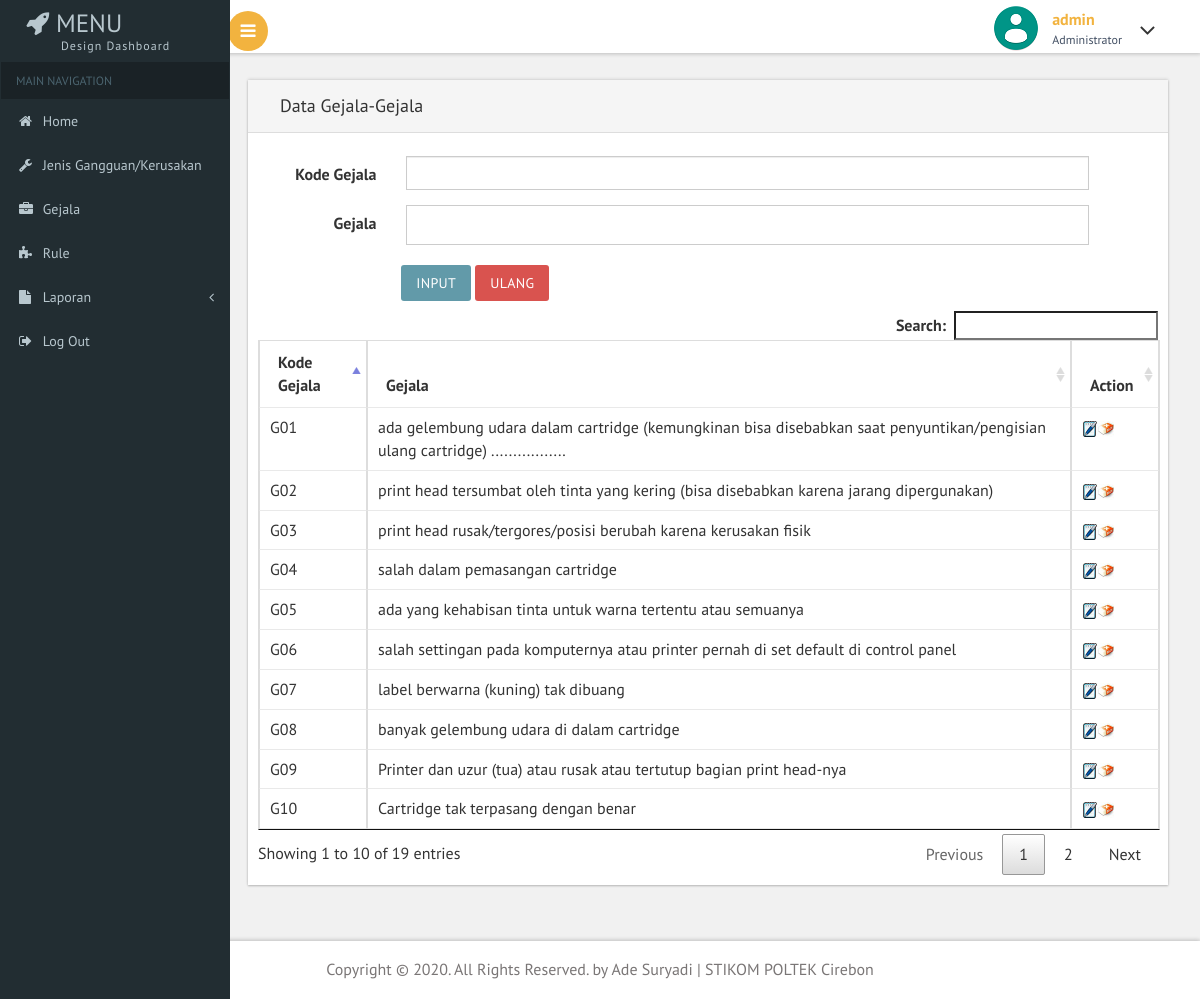
/admin/haladmin.php?top=gejala.php (signed in), run on the app's committed database.
### tables this page shows
CREATE TABLE `gejala` (
  `kd_gejala` char(4) NOT NULL,
  `gejala` varchar(300) NOT NULL
);

### admin/session.php (called while the page is built, shortened)
<?php
$sesi = $_SESSION['user_forum'];

### admin/gejala.php (the view, shortened to what this page needs)
<div class="form-title">
  <h4>Data Gejala-Gejala</h4>
</div>
<br>
<form class="form-horizontal" onSubmit="return validasi(this);" method="post" action="simpangejala.php">
  <div class="form-group">
    <label for="kd_gejala" class="col-sm-2 control-label">Kode Gejala</label>
    <div class="col-sm-9">
      <input class="form-control" name="kd_gejala" type="text" id="kd_gejala" size="4" maxlength="4">
    </div>
  </div>
  <div class="form-group">
    <label for="gejala" class="col-sm-2 control-label">Gejala</label>
    <div class="col-sm-9">
      <textarea class="form-control1" name="gejala" rows="2" cols="40" id="gejala"></textarea>
    </div>
  </div>
  <div class="col-sm-offset-2"> <button type="submit" class="btn btn-default">Input</button> <button type="reset" class="btn btn-danger">Ulang</button></div>
</form>
<div class="table-responsive" style="padding: 10px 10px;">
  <table id="myTable" class="table table-bordered" width="100%">
    <thead>
      <tr>
        <th>Kode Gejala</th>
        <th>Gejala</th>
        <th>Action</th>
      </tr>
    </thead>
    <tbody>
      <?php
      include "../koneksi.php";
      $sql = "SELECT * FROM gejala ORDER BY kd_gejala";
      $qry = mysqli_query($koneksi, $sql) or die("SQL Error" . mysqli_error($sql));
      while ($data = mysqli_fetch_array($qry)) {
      ?>
        <tr>
          <td><?php echo $data['kd_gejala']; ?></td>
          <td><?php echo $data['gejala']; ?></td>
          <td><a title="Edit Penyakit" href="haladmin.php?top=edgejala.php&kdubah=<? echo $data['kd_gejala'];?>"><img src="image/edit.jpeg" width="16" height="16" border="0"></a><a title="Hapus Gejala" style="cursor:pointer;" onclick="return konfirmasi('<?php echo $data['kd_gejala']; ?>');"><img src="image/hapus.jpeg" width="16" height="16"></a></td>
        </tr>
      <?php
      } ?>
    </tbody>
  </table>
</div>

### admin/haladmin.php (shortened to what this page needs)
<?php
include "session.php";
?>
<!DOCTYPE HTML>
<html>
<head>
<link href="../assets/theme/css/bootstrap.css" rel='stylesheet' type='text/css' />
<link href="../assets/theme/css/style.css" rel='stylesheet' type='text/css' />
<link rel="stylesheet" type="text/css" href="../assets/DataTables/datatables.min.css"/>
<link href="../assets/theme/css/font-awesome.css" rel="stylesheet">
<link href='../assets/theme/css/SidebarNav.min.css' media='all' rel='stylesheet' type='text/css'/>
<link type="text/css" rel="stylesheet" href="../jquery-ui.css">
<link href="../assets/theme/css/custom.css" rel="stylesheet">
                    <link href="../assets/theme/css/owl.carousel.css" rel="stylesheet">
</head>
<body class="cbp-spmenu-push">
    <div class="main-content">
    <div class="cbp-spmenu cbp-spmenu-vertical cbp-spmenu-left" id="cbp-spmenu-s1">
        <aside class="sidebar-left">
      <nav class="navbar navbar-inverse">
          <div class="navbar-header">
            <h1><a class="navbar-brand" href="haladmin.php?top=home.php"><span class="fa fa-rocket"></span> Menu<span class="dashboard_text">Design dashboard</span></a></h1>
          </div>
          <div class="collapse navbar-collapse" id="bs-example-navbar-collapse-1">
            <ul class="sidebar-menu">
              <li class="header">MAIN NAVIGATION</li>
              <li class="treeview">
                <a href="haladmin.php?top=home.php">
                <i class="fa fa-home"></i> <span>Home</span>
                </a>
              </li>
              <li class="treeview">
                <a href="haladmin.php?top=kerusakan.php">
                <i class="fa fa-wrench"></i>
                <span>Jenis Gangguan/Kerusakan</span>
                </a>
              </li>
              <li class="treeview">
                <a href="haladmin.php?top=gejala.php">
                <i class="fa fa-briefcase"></i>
                <span>Gejala</span>
                </a>
              </li>
              <li class="treeview">
                <a href="haladmin.php?top=relasi.php">
                <i class="fa fa-puzzle-piece"></i>
                <span>Rule</span>
                </a>
              </li>
              <li class="treeview">
                <a href="#">
                <i class="fa fa-file"></i>
                <span>Laporan</span>
                <i class="fa fa-angle-left pull-right"></i>
                </a>
              </li>
              <li class="treeview">
                <a href="logout.php" onClick="return confirm('Anda yakin ingin Keluar ?')">
                <i class="fa fa-sign-out"></i>
                <span>Log Out</span>
                </a>
              </li>
            </ul>
          </div>
      </nav>
    </aside>
    </div>
        <div class="sticky-header header-section ">
            <div class="header-left">
                <button id="showLeftPush"><i class="fa fa-bars"></i></button>
                <div class="clearfix"> </div>
            </div>
            <div class="header-right">
                <div class="profile_details">
                    <ul>
                        <li class="dropdown profile_details_drop">
                            <a href="#" class="dropdown-toggle" data-toggle="dropdown" aria-expanded="false">
                                <div class="profile_img">
                                    <span class="prfil-img"><img src="../assets/theme/images/users.png" alt=""> </span>
                                    <div class="user-name">
                                        <p><?php echo $sesi; ?></p>
                                        <span>Administrator</span>
                                    </div>
                                    <i class="fa fa-angle-down lnr"></i>
                                    <div class="clearfix"></div>
                                </div>
                            </a>
                        </li>
                    </ul>
                </div>
                <div class="clearfix"> </div>
            </div>
            <div class="clearfix"> </div>
        </div>
        <div id="page-wrapper">
            <div class="main-page">
                <div class=" form-grids row form-grids-right">
                        <div class="widget-shadow " data-example-id="basic-forms">
                            <?php
$top=$_GET['top'];
if(empty($top)){
$on_top="home.php";
}
else{
$on_top=$top;
include "$on_top";
}
?>
                    </div>
                </div>
            </div>
        </div>
    <div class="footer">
       <p> Copyright © 2020. All Rights Reserved. by Ade Suryadi | STIKOM POLTEK Cirebon</p>
    </div>
    </div>
</body>
</html>

### assets/theme/css/custom.css (style rules this page uses)
#page-wrapper { padding:5em 2em 2.5em; background-color: #F1F1F1; }

### data on the page
gejala: kd_gejala "G01", gejala "ada gelembung udara dalam cartridge (kemungkinan bisa disebabkan saat penyuntikan/pengisian ulang cartridge) ................."
gejala: kd_gejala "G02", gejala "print head tersumbat oleh tinta yang kering (bisa disebabkan karena jarang dipergunakan)"
gejala: kd_gejala "G03", gejala "print head rusak/tergores/posisi berubah karena kerusakan fisik"
gejala: kd_gejala "G04", gejala "salah dalam pemasangan cartridge"
gejala: kd_gejala "G05", gejala "ada yang kehabisan tinta untuk warna tertentu atau semuanya"
gejala: kd_gejala "G06", gejala "salah settingan pada komputernya atau printer pernah di set default di control panel"
gejala: kd_gejala "G07", gejala "label berwarna (kuning) tak dibuang"
gejala: kd_gejala "G08", gejala "banyak gelembung udara di dalam cartridge"
gejala: kd_gejala "G09", gejala "Printer dan uzur (tua) atau rusak atau tertutup bagian print head-nya"
gejala: kd_gejala "G10", gejala "Cartridge tak terpasang dengan benar"

### other printed values
$sesi "admin"
